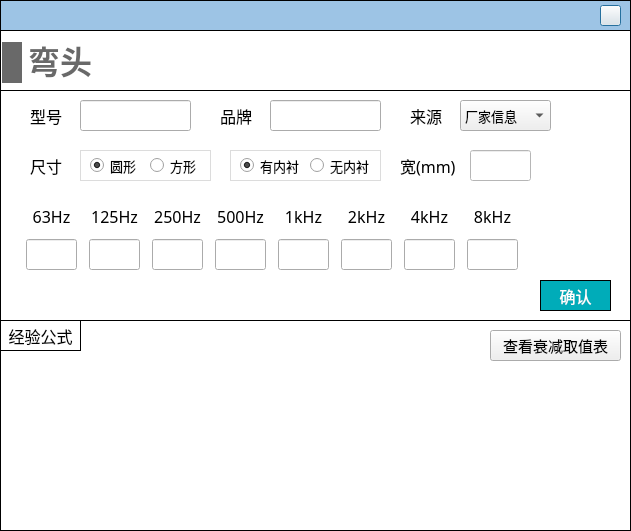
<?xml version="1.0" encoding="UTF-8"?>
<ui version="4.0">
 <class>Dialog_elbow</class>
 <widget class="QDialog" name="Dialog_elbow">
  <property name="geometry">
   <rect>
    <x>0</x>
    <y>0</y>
    <width>631</width>
    <height>531</height>
   </rect>
  </property>
  <property name="font">
   <font>
    <family>黑体</family>
   </font>
  </property>
  <property name="windowTitle">
   <string>Dialog</string>
  </property>
  <property name="styleSheet">
   <string notr="true">#Dialog_elbow
{
background-color: rgb(255, 255, 255);
}
QLineEdit 
{
font-family: 'Microsoft YaHei';
font-size: 13px;
}

QComboBox
{
font-family: 'Microsoft YaHei';
font-size: 13px;
}</string>
  </property>
  <widget class="QWidget" name="widget_top" native="true">
   <property name="geometry">
    <rect>
     <x>0</x>
     <y>0</y>
     <width>631</width>
     <height>31</height>
    </rect>
   </property>
   <property name="styleSheet">
    <string notr="true">#widget_top
{
border: 1px solid #000000;
background-color: rgb(157, 196, 229);
	background-color: rgb(157, 196, 229);
}</string>
   </property>
   <widget class="QPushButton" name="close">
    <property name="geometry">
     <rect>
      <x>600</x>
      <y>5</y>
      <width>21</width>
      <height>21</height>
     </rect>
    </property>
    <property name="styleSheet">
     <string notr="true">border-image: url(:/images/image/closeWindow.jpg);</string>
    </property>
    <property name="text">
     <string/>
    </property>
   </widget>
  </widget>
  <widget class="QWidget" name="widget_terminal" native="true">
   <property name="geometry">
    <rect>
     <x>0</x>
     <y>30</y>
     <width>631</width>
     <height>291</height>
    </rect>
   </property>
   <property name="font">
    <font>
     <family>黑体</family>
    </font>
   </property>
   <property name="styleSheet">
    <string notr="true">#widget_terminal
{
border: 1px solid #000000;
}</string>
   </property>
   <widget class="QWidget" name="widget_2" native="true">
    <property name="geometry">
     <rect>
      <x>0</x>
      <y>60</y>
      <width>631</width>
      <height>231</height>
     </rect>
    </property>
    <property name="font">
     <font>
      <family>Microsoft YaHei</family>
      <pointsize>10</pointsize>
     </font>
    </property>
    <property name="styleSheet">
     <string notr="true">#widget_2
{
border: 1px solid #000000;
}

QLabel
{
font-family: '黑体';
font-size: 16px;
}

QLineEdit
{
font-family: '黑体';
}

QRadioButton
{
font-family: '黑体';
}

QPushButton
{
font-family: '黑体';
}</string>
    </property>
    <widget class="QStackedWidget" name="stackedWidget_input">
     <property name="geometry">
      <rect>
       <x>230</x>
       <y>60</y>
       <width>301</width>
       <height>31</height>
      </rect>
     </property>
     <property name="styleSheet">
      <string notr="true">

background-color: rgb(255, 255, 255);
</string>
     </property>
     <property name="currentIndex">
      <number>0</number>
     </property>
     <widget class="QWidget" name="page_rect">
      <widget class="QLineEdit" name="lineEdit_width">
       <property name="geometry">
        <rect>
         <x>240</x>
         <y>0</y>
         <width>61</width>
         <height>31</height>
        </rect>
       </property>
       <property name="font">
        <font>
         <family>黑体</family>
         <pointsize>-1</pointsize>
        </font>
       </property>
      </widget>
      <widget class="QLabel" name="label_18">
       <property name="geometry">
        <rect>
         <x>170</x>
         <y>0</y>
         <width>61</width>
         <height>31</height>
        </rect>
       </property>
       <property name="font">
        <font>
         <family>黑体</family>
         <pointsize>-1</pointsize>
        </font>
       </property>
       <property name="text">
        <string>宽(mm)</string>
       </property>
      </widget>
      <widget class="QWidget" name="widget_10" native="true">
       <property name="geometry">
        <rect>
         <x>0</x>
         <y>0</y>
         <width>151</width>
         <height>31</height>
        </rect>
       </property>
       <property name="styleSheet">
        <string notr="true">#widget_10
{
border: 1px solid #DCDCDC;
}</string>
       </property>
       <widget class="QRadioButton" name="radioButton_lined">
        <property name="geometry">
         <rect>
          <x>10</x>
          <y>0</y>
          <width>61</width>
          <height>31</height>
         </rect>
        </property>
        <property name="font">
         <font>
          <family>黑体</family>
          <pointsize>10</pointsize>
         </font>
        </property>
        <property name="styleSheet">
         <string notr="true">background-color: none;</string>
        </property>
        <property name="text">
         <string>有内衬</string>
        </property>
        <property name="checked">
         <bool>true</bool>
        </property>
       </widget>
       <widget class="QRadioButton" name="radioButton_unlined">
        <property name="geometry">
         <rect>
          <x>80</x>
          <y>0</y>
          <width>61</width>
          <height>31</height>
         </rect>
        </property>
        <property name="font">
         <font>
          <family>黑体</family>
          <pointsize>10</pointsize>
         </font>
        </property>
        <property name="styleSheet">
         <string notr="true">background-color: none;</string>
        </property>
        <property name="text">
         <string>无内衬</string>
        </property>
       </widget>
      </widget>
     </widget>
     <widget class="QWidget" name="page_circle">
      <widget class="QLineEdit" name="lineEdit_diameter">
       <property name="geometry">
        <rect>
         <x>90</x>
         <y>0</y>
         <width>61</width>
         <height>31</height>
        </rect>
       </property>
       <property name="font">
        <font>
         <family>黑体</family>
         <pointsize>-1</pointsize>
        </font>
       </property>
      </widget>
      <widget class="QLabel" name="label_15">
       <property name="geometry">
        <rect>
         <x>70</x>
         <y>40</y>
         <width>71</width>
         <height>31</height>
        </rect>
       </property>
       <property name="font">
        <font>
         <family>黑体</family>
         <pointsize>-1</pointsize>
        </font>
       </property>
       <property name="text">
        <string>直径(mm)</string>
       </property>
      </widget>
      <widget class="QLabel" name="label_16">
       <property name="geometry">
        <rect>
         <x>0</x>
         <y>0</y>
         <width>71</width>
         <height>31</height>
        </rect>
       </property>
       <property name="font">
        <font>
         <family>黑体</family>
         <pointsize>-1</pointsize>
        </font>
       </property>
       <property name="text">
        <string>直径(mm)</string>
       </property>
      </widget>
      <widget class="QLabel" name="label_5">
       <property name="geometry">
        <rect>
         <x>0</x>
         <y>40</y>
         <width>61</width>
         <height>31</height>
        </rect>
       </property>
       <property name="font">
        <font>
         <family>黑体</family>
         <pointsize>-1</pointsize>
        </font>
       </property>
       <property name="text">
        <string>变径后 :</string>
       </property>
      </widget>
     </widget>
    </widget>
    <widget class="QWidget" name="widget_8" native="true">
     <property name="geometry">
      <rect>
       <x>80</x>
       <y>60</y>
       <width>131</width>
       <height>31</height>
      </rect>
     </property>
     <property name="styleSheet">
      <string notr="true">#widget_8
{
border: 1px solid #DCDCDC;
}</string>
     </property>
     <widget class="QRadioButton" name="radioButton_circle">
      <property name="geometry">
       <rect>
        <x>10</x>
        <y>0</y>
        <width>51</width>
        <height>31</height>
       </rect>
      </property>
      <property name="font">
       <font>
        <family>黑体</family>
        <pointsize>10</pointsize>
       </font>
      </property>
      <property name="text">
       <string>圆形</string>
      </property>
      <property name="checked">
       <bool>true</bool>
      </property>
     </widget>
     <widget class="QRadioButton" name="radioButton_rect">
      <property name="geometry">
       <rect>
        <x>70</x>
        <y>0</y>
        <width>51</width>
        <height>31</height>
       </rect>
      </property>
      <property name="font">
       <font>
        <family>黑体</family>
        <pointsize>10</pointsize>
       </font>
      </property>
      <property name="text">
       <string>方形</string>
      </property>
     </widget>
    </widget>
    <widget class="QWidget" name="layoutWidget">
     <property name="geometry">
      <rect>
       <x>20</x>
       <y>110</y>
       <width>511</width>
       <height>72</height>
      </rect>
     </property>
     <layout class="QHBoxLayout" name="horizontalLayout">
      <item>
       <layout class="QVBoxLayout" name="verticalLayout">
        <item>
         <widget class="QLabel" name="label_7">
          <property name="minimumSize">
           <size>
            <width>51</width>
            <height>31</height>
           </size>
          </property>
          <property name="maximumSize">
           <size>
            <width>51</width>
            <height>31</height>
           </size>
          </property>
          <property name="font">
           <font>
            <family>黑体</family>
            <pointsize>-1</pointsize>
           </font>
          </property>
          <property name="text">
           <string>63Hz</string>
          </property>
          <property name="alignment">
           <set>Qt::AlignCenter</set>
          </property>
         </widget>
        </item>
        <item>
         <widget class="QLineEdit" name="lineEdit_63">
          <property name="minimumSize">
           <size>
            <width>51</width>
            <height>31</height>
           </size>
          </property>
          <property name="maximumSize">
           <size>
            <width>51</width>
            <height>31</height>
           </size>
          </property>
          <property name="font">
           <font>
            <family>黑体</family>
            <pointsize>-1</pointsize>
           </font>
          </property>
          <property name="alignment">
           <set>Qt::AlignCenter</set>
          </property>
          <property name="readOnly">
           <bool>false</bool>
          </property>
         </widget>
        </item>
       </layout>
      </item>
      <item>
       <layout class="QVBoxLayout" name="verticalLayout_2">
        <item>
         <widget class="QLabel" name="label_20">
          <property name="minimumSize">
           <size>
            <width>51</width>
            <height>31</height>
           </size>
          </property>
          <property name="maximumSize">
           <size>
            <width>51</width>
            <height>31</height>
           </size>
          </property>
          <property name="font">
           <font>
            <family>黑体</family>
            <pointsize>-1</pointsize>
           </font>
          </property>
          <property name="text">
           <string>125Hz</string>
          </property>
          <property name="alignment">
           <set>Qt::AlignCenter</set>
          </property>
         </widget>
        </item>
        <item>
         <widget class="QLineEdit" name="lineEdit_125">
          <property name="minimumSize">
           <size>
            <width>51</width>
            <height>31</height>
           </size>
          </property>
          <property name="maximumSize">
           <size>
            <width>51</width>
            <height>31</height>
           </size>
          </property>
          <property name="font">
           <font>
            <family>黑体</family>
            <pointsize>-1</pointsize>
           </font>
          </property>
          <property name="alignment">
           <set>Qt::AlignCenter</set>
          </property>
          <property name="readOnly">
           <bool>false</bool>
          </property>
         </widget>
        </item>
       </layout>
      </item>
      <item>
       <layout class="QVBoxLayout" name="verticalLayout_3">
        <item>
         <widget class="QLabel" name="label_21">
          <property name="minimumSize">
           <size>
            <width>51</width>
            <height>31</height>
           </size>
          </property>
          <property name="maximumSize">
           <size>
            <width>51</width>
            <height>31</height>
           </size>
          </property>
          <property name="font">
           <font>
            <family>黑体</family>
            <pointsize>-1</pointsize>
           </font>
          </property>
          <property name="text">
           <string>250Hz</string>
          </property>
          <property name="alignment">
           <set>Qt::AlignCenter</set>
          </property>
         </widget>
        </item>
        <item>
         <widget class="QLineEdit" name="lineEdit_250">
          <property name="minimumSize">
           <size>
            <width>51</width>
            <height>31</height>
           </size>
          </property>
          <property name="maximumSize">
           <size>
            <width>51</width>
            <height>31</height>
           </size>
          </property>
          <property name="font">
           <font>
            <family>黑体</family>
            <pointsize>-1</pointsize>
           </font>
          </property>
          <property name="alignment">
           <set>Qt::AlignCenter</set>
          </property>
          <property name="readOnly">
           <bool>false</bool>
          </property>
         </widget>
        </item>
       </layout>
      </item>
      <item>
       <layout class="QVBoxLayout" name="verticalLayout_4">
        <item>
         <widget class="QLabel" name="label_22">
          <property name="minimumSize">
           <size>
            <width>51</width>
            <height>31</height>
           </size>
          </property>
          <property name="maximumSize">
           <size>
            <width>51</width>
            <height>31</height>
           </size>
          </property>
          <property name="font">
           <font>
            <family>黑体</family>
            <pointsize>-1</pointsize>
           </font>
          </property>
          <property name="text">
           <string>500Hz</string>
          </property>
          <property name="alignment">
           <set>Qt::AlignCenter</set>
          </property>
         </widget>
        </item>
        <item>
         <widget class="QLineEdit" name="lineEdit_500">
          <property name="minimumSize">
           <size>
            <width>51</width>
            <height>31</height>
           </size>
          </property>
          <property name="maximumSize">
           <size>
            <width>51</width>
            <height>31</height>
           </size>
          </property>
          <property name="font">
           <font>
            <family>黑体</family>
            <pointsize>-1</pointsize>
           </font>
          </property>
          <property name="alignment">
           <set>Qt::AlignCenter</set>
          </property>
          <property name="readOnly">
           <bool>false</bool>
          </property>
         </widget>
        </item>
       </layout>
      </item>
      <item>
       <layout class="QVBoxLayout" name="verticalLayout_5">
        <item>
         <widget class="QLabel" name="label_23">
          <property name="minimumSize">
           <size>
            <width>51</width>
            <height>31</height>
           </size>
          </property>
          <property name="maximumSize">
           <size>
            <width>51</width>
            <height>31</height>
           </size>
          </property>
          <property name="font">
           <font>
            <family>黑体</family>
            <pointsize>-1</pointsize>
           </font>
          </property>
          <property name="text">
           <string>1kHz</string>
          </property>
          <property name="alignment">
           <set>Qt::AlignCenter</set>
          </property>
         </widget>
        </item>
        <item>
         <widget class="QLineEdit" name="lineEdit_1k">
          <property name="minimumSize">
           <size>
            <width>51</width>
            <height>31</height>
           </size>
          </property>
          <property name="maximumSize">
           <size>
            <width>51</width>
            <height>31</height>
           </size>
          </property>
          <property name="font">
           <font>
            <family>黑体</family>
            <pointsize>-1</pointsize>
           </font>
          </property>
          <property name="alignment">
           <set>Qt::AlignCenter</set>
          </property>
          <property name="readOnly">
           <bool>false</bool>
          </property>
         </widget>
        </item>
       </layout>
      </item>
      <item>
       <layout class="QVBoxLayout" name="verticalLayout_6">
        <property name="spacing">
         <number>6</number>
        </property>
        <item>
         <widget class="QLabel" name="label_24">
          <property name="minimumSize">
           <size>
            <width>51</width>
            <height>31</height>
           </size>
          </property>
          <property name="maximumSize">
           <size>
            <width>51</width>
            <height>31</height>
           </size>
          </property>
          <property name="font">
           <font>
            <family>黑体</family>
            <pointsize>-1</pointsize>
           </font>
          </property>
          <property name="text">
           <string>2kHz</string>
          </property>
          <property name="alignment">
           <set>Qt::AlignCenter</set>
          </property>
         </widget>
        </item>
        <item>
         <widget class="QLineEdit" name="lineEdit_2k">
          <property name="minimumSize">
           <size>
            <width>51</width>
            <height>31</height>
           </size>
          </property>
          <property name="maximumSize">
           <size>
            <width>51</width>
            <height>31</height>
           </size>
          </property>
          <property name="font">
           <font>
            <family>黑体</family>
            <pointsize>-1</pointsize>
           </font>
          </property>
          <property name="alignment">
           <set>Qt::AlignCenter</set>
          </property>
          <property name="readOnly">
           <bool>false</bool>
          </property>
         </widget>
        </item>
       </layout>
      </item>
      <item>
       <layout class="QVBoxLayout" name="verticalLayout_7">
        <item>
         <widget class="QLabel" name="label_">
          <property name="minimumSize">
           <size>
            <width>51</width>
            <height>31</height>
           </size>
          </property>
          <property name="maximumSize">
           <size>
            <width>51</width>
            <height>31</height>
           </size>
          </property>
          <property name="font">
           <font>
            <family>黑体</family>
            <pointsize>-1</pointsize>
           </font>
          </property>
          <property name="text">
           <string>4kHz</string>
          </property>
          <property name="alignment">
           <set>Qt::AlignCenter</set>
          </property>
         </widget>
        </item>
        <item>
         <widget class="QLineEdit" name="lineEdit_4k">
          <property name="minimumSize">
           <size>
            <width>51</width>
            <height>31</height>
           </size>
          </property>
          <property name="maximumSize">
           <size>
            <width>51</width>
            <height>31</height>
           </size>
          </property>
          <property name="font">
           <font>
            <family>黑体</family>
            <pointsize>-1</pointsize>
           </font>
          </property>
          <property name="alignment">
           <set>Qt::AlignCenter</set>
          </property>
          <property name="readOnly">
           <bool>false</bool>
          </property>
         </widget>
        </item>
       </layout>
      </item>
      <item>
       <layout class="QVBoxLayout" name="verticalLayout_8">
        <item>
         <widget class="QLabel" name="label_25">
          <property name="minimumSize">
           <size>
            <width>51</width>
            <height>31</height>
           </size>
          </property>
          <property name="maximumSize">
           <size>
            <width>51</width>
            <height>31</height>
           </size>
          </property>
          <property name="font">
           <font>
            <family>黑体</family>
            <pointsize>-1</pointsize>
           </font>
          </property>
          <property name="text">
           <string>8kHz</string>
          </property>
          <property name="alignment">
           <set>Qt::AlignCenter</set>
          </property>
         </widget>
        </item>
        <item>
         <widget class="QLineEdit" name="lineEdit_8k">
          <property name="minimumSize">
           <size>
            <width>51</width>
            <height>31</height>
           </size>
          </property>
          <property name="maximumSize">
           <size>
            <width>51</width>
            <height>31</height>
           </size>
          </property>
          <property name="font">
           <font>
            <family>黑体</family>
            <pointsize>-1</pointsize>
           </font>
          </property>
          <property name="alignment">
           <set>Qt::AlignCenter</set>
          </property>
          <property name="readOnly">
           <bool>false</bool>
          </property>
         </widget>
        </item>
       </layout>
      </item>
     </layout>
    </widget>
    <widget class="QPushButton" name="pushButton_confirm">
     <property name="geometry">
      <rect>
       <x>540</x>
       <y>190</y>
       <width>71</width>
       <height>31</height>
      </rect>
     </property>
     <property name="font">
      <font>
       <family>黑体</family>
       <pointsize>12</pointsize>
       <bold>false</bold>
      </font>
     </property>
     <property name="styleSheet">
      <string notr="true">QPushButton
{
	color:#ffffff; /*文字颜色*/
    background-color: #00ACB9;/*背景色*/
    border-radius:0px; /*边框倒角*/
	border: 1px solid #000000;
}


QPushButton:hover 
{
background-color: rgb(0,142,153);
color: white;
}</string>
     </property>
     <property name="text">
      <string>确认</string>
     </property>
    </widget>
    <widget class="QLabel" name="label_30">
     <property name="geometry">
      <rect>
       <x>30</x>
       <y>10</y>
       <width>41</width>
       <height>31</height>
      </rect>
     </property>
     <property name="font">
      <font>
       <family>黑体</family>
       <pointsize>-1</pointsize>
      </font>
     </property>
     <property name="text">
      <string>型号</string>
     </property>
    </widget>
    <widget class="QLineEdit" name="lineEdit_model">
     <property name="geometry">
      <rect>
       <x>80</x>
       <y>10</y>
       <width>111</width>
       <height>31</height>
      </rect>
     </property>
     <property name="font">
      <font>
       <family>黑体</family>
       <pointsize>-1</pointsize>
      </font>
     </property>
    </widget>
    <widget class="QLabel" name="label_27">
     <property name="geometry">
      <rect>
       <x>220</x>
       <y>10</y>
       <width>41</width>
       <height>31</height>
      </rect>
     </property>
     <property name="font">
      <font>
       <family>黑体</family>
       <pointsize>-1</pointsize>
      </font>
     </property>
     <property name="text">
      <string>品牌</string>
     </property>
    </widget>
    <widget class="QLineEdit" name="lineEdit_brand">
     <property name="geometry">
      <rect>
       <x>270</x>
       <y>10</y>
       <width>111</width>
       <height>31</height>
      </rect>
     </property>
     <property name="font">
      <font>
       <family>黑体</family>
       <pointsize>-1</pointsize>
      </font>
     </property>
    </widget>
    <widget class="QComboBox" name="comboBox_data_source">
     <property name="geometry">
      <rect>
       <x>460</x>
       <y>10</y>
       <width>91</width>
       <height>31</height>
      </rect>
     </property>
     <property name="font">
      <font>
       <family>Microsoft YaHei</family>
       <pointsize>-1</pointsize>
      </font>
     </property>
     <item>
      <property name="text">
       <string>厂家信息</string>
      </property>
     </item>
     <item>
      <property name="text">
       <string>设计预估</string>
      </property>
     </item>
    </widget>
    <widget class="QLabel" name="label_32">
     <property name="geometry">
      <rect>
       <x>410</x>
       <y>10</y>
       <width>41</width>
       <height>31</height>
      </rect>
     </property>
     <property name="font">
      <font>
       <family>黑体</family>
       <pointsize>-1</pointsize>
      </font>
     </property>
     <property name="text">
      <string>来源</string>
     </property>
    </widget>
    <widget class="QLabel" name="label_31">
     <property name="geometry">
      <rect>
       <x>30</x>
       <y>60</y>
       <width>41</width>
       <height>31</height>
      </rect>
     </property>
     <property name="font">
      <font>
       <family>黑体</family>
       <pointsize>-1</pointsize>
      </font>
     </property>
     <property name="text">
      <string>尺寸</string>
     </property>
    </widget>
   </widget>
   <widget class="QLabel" name="label_44">
    <property name="geometry">
     <rect>
      <x>2</x>
      <y>12</y>
      <width>20</width>
      <height>41</height>
     </rect>
    </property>
    <property name="minimumSize">
     <size>
      <width>20</width>
      <height>41</height>
     </size>
    </property>
    <property name="maximumSize">
     <size>
      <width>20</width>
      <height>41</height>
     </size>
    </property>
    <property name="styleSheet">
     <string notr="true">QLabel { 
border: none; 
background-color : rgb(105, 105, 105);
}</string>
    </property>
    <property name="text">
     <string/>
    </property>
   </widget>
   <widget class="QLabel" name="label_45">
    <property name="geometry">
     <rect>
      <x>28</x>
      <y>11</y>
      <width>64</width>
      <height>43</height>
     </rect>
    </property>
    <property name="font">
     <font>
      <family>Microsoft YaHei</family>
      <pointsize>24</pointsize>
      <bold>true</bold>
     </font>
    </property>
    <property name="styleSheet">
     <string notr="true">QLabel { 
border: none; 
color : rgb(105, 105, 105);
}</string>
    </property>
    <property name="text">
     <string>弯头</string>
    </property>
    <property name="alignment">
     <set>Qt::AlignBottom|Qt::AlignHCenter</set>
    </property>
   </widget>
  </widget>
  <widget class="QWidget" name="widget" native="true">
   <property name="geometry">
    <rect>
     <x>0</x>
     <y>320</y>
     <width>631</width>
     <height>211</height>
    </rect>
   </property>
   <property name="styleSheet">
    <string notr="true">#widget
{
border: 1px solid #000000;
}</string>
   </property>
   <widget class="QLabel" name="label_3">
    <property name="geometry">
     <rect>
      <x>10</x>
      <y>60</y>
      <width>611</width>
      <height>121</height>
     </rect>
    </property>
    <property name="styleSheet">
     <string notr="true">border-image: url(:/images/image/elbow_descri.png);</string>
    </property>
    <property name="text">
     <string/>
    </property>
   </widget>
   <widget class="QLabel" name="label_19">
    <property name="geometry">
     <rect>
      <x>0</x>
      <y>0</y>
      <width>81</width>
      <height>31</height>
     </rect>
    </property>
    <property name="font">
     <font>
      <family>黑体</family>
      <pointsize>12</pointsize>
     </font>
    </property>
    <property name="styleSheet">
     <string notr="true">border: 1px solid #000000;
</string>
    </property>
    <property name="text">
     <string>经验公式</string>
    </property>
    <property name="alignment">
     <set>Qt::AlignCenter</set>
    </property>
   </widget>
   <widget class="QPushButton" name="pushButton">
    <property name="geometry">
     <rect>
      <x>490</x>
      <y>10</y>
      <width>131</width>
      <height>31</height>
     </rect>
    </property>
    <property name="font">
     <font>
      <family>黑体</family>
      <pointsize>11</pointsize>
     </font>
    </property>
    <property name="text">
     <string>查看衰减取值表</string>
    </property>
   </widget>
  </widget>
 </widget>
 <tabstops>
  <tabstop>lineEdit_model</tabstop>
  <tabstop>lineEdit_brand</tabstop>
  <tabstop>lineEdit_63</tabstop>
  <tabstop>lineEdit_125</tabstop>
  <tabstop>lineEdit_250</tabstop>
  <tabstop>lineEdit_500</tabstop>
  <tabstop>lineEdit_1k</tabstop>
  <tabstop>lineEdit_2k</tabstop>
  <tabstop>lineEdit_4k</tabstop>
  <tabstop>lineEdit_8k</tabstop>
  <tabstop>radioButton_unlined</tabstop>
  <tabstop>lineEdit_diameter</tabstop>
  <tabstop>pushButton_confirm</tabstop>
  <tabstop>close</tabstop>
  <tabstop>pushButton</tabstop>
  <tabstop>comboBox_data_source</tabstop>
  <tabstop>radioButton_circle</tabstop>
  <tabstop>radioButton_rect</tabstop>
  <tabstop>lineEdit_width</tabstop>
  <tabstop>radioButton_lined</tabstop>
 </tabstops>
 <resources/>
 <connections/>
</ui>
